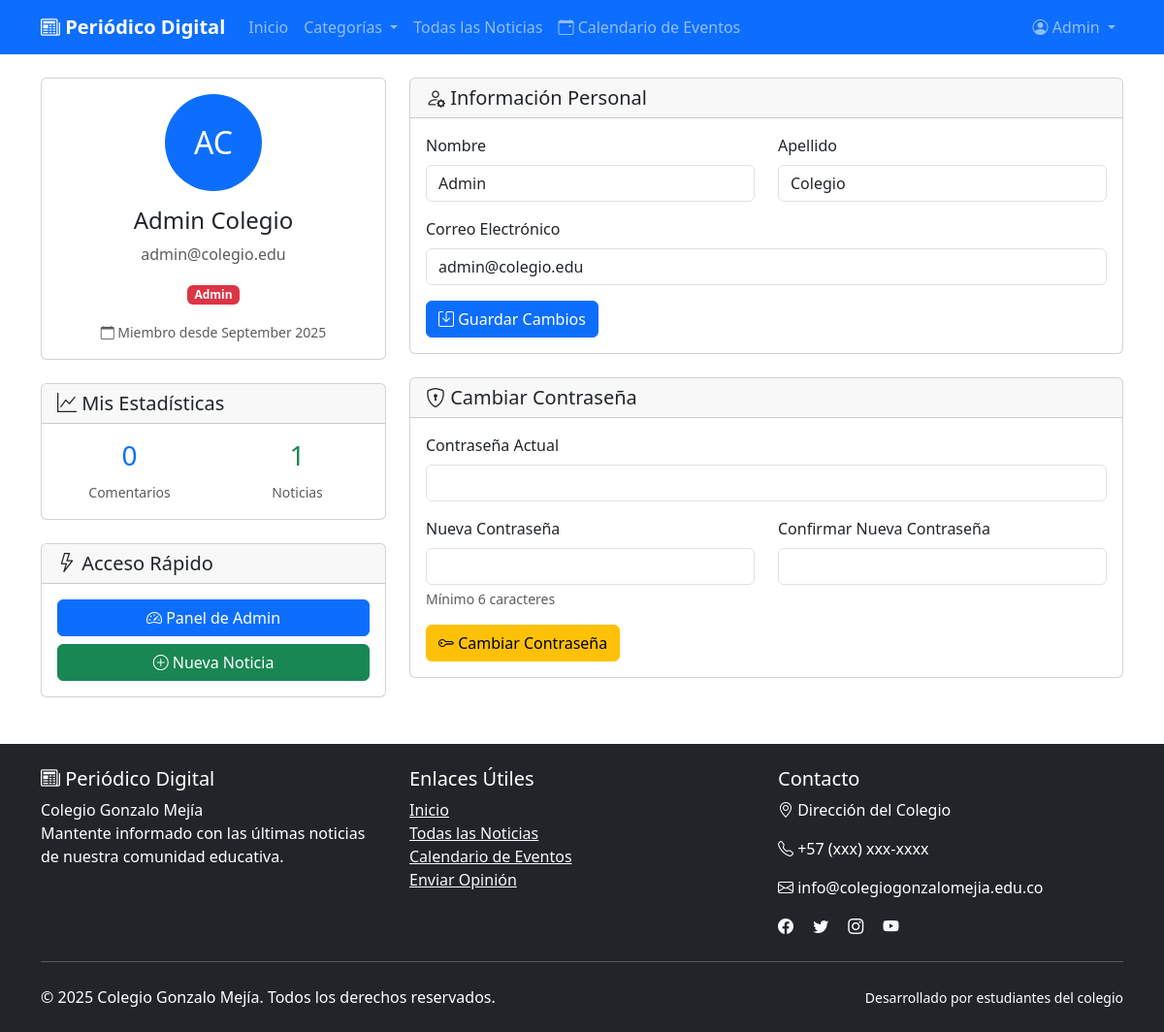
Page /vistas/perfil.php (signed in) on the committed database.
### tables this page shows
CREATE TABLE IF NOT EXISTS usuarios (
    id INT AUTO_INCREMENT PRIMARY KEY,
    nombre VARCHAR(100) NOT NULL,
    apellido VARCHAR(100) NOT NULL,
    correo_electronico VARCHAR(150) UNIQUE NOT NULL,
    contrasena_hash VARCHAR(255) NOT NULL,  
    tipo_usuario ENUM('invitado', 'miembro', 'redactor', 'admin') DEFAULT 'invitado',
    fecha_registro TIMESTAMP DEFAULT CURRENT_TIMESTAMP,
    activo BOOLEAN DEFAULT TRUE
);

### vistas/perfil.php (the view, shortened to what this page needs)
<?php
include_once '../includes/header.php';
include_once '../includes/conexion.php';
include_once '../includes/navbar.php';
$sql_usuario = "SELECT * FROM usuarios WHERE id = ?";
$stmt_usuario = mysqli_prepare($conexion, $sql_usuario);
mysqli_stmt_bind_param($stmt_usuario, "i", $_SESSION['usuario_id']);
mysqli_stmt_execute($stmt_usuario);
$resultado_usuario = mysqli_stmt_get_result($stmt_usuario);
$usuario = mysqli_fetch_assoc($resultado_usuario);
$sql_stats = "SELECT
    (SELECT COUNT(*) FROM comentarios WHERE id_usuario = ? AND activo = TRUE) as comentarios_realizados,
    (SELECT COUNT(*) FROM noticias WHERE id_autor = ? AND activa = TRUE) as noticias_publicadas";
$stmt_stats = mysqli_prepare($conexion, $sql_stats);
mysqli_stmt_bind_param($stmt_stats, "ii", $_SESSION['usuario_id'], $_SESSION['usuario_id']);
mysqli_stmt_execute($stmt_stats);
$resultado_stats = mysqli_stmt_get_result($stmt_stats);
$stats = mysqli_fetch_assoc($resultado_stats);
?>
<div class="container mt-4">
    <div class="row">
        <div class="col-md-4">
            <div class="card mb-4">
                <div class="card-body text-center">
                    <div class="mb-3">
                        <div class="rounded-circle bg-primary text-white d-inline-flex align-items-center justify-content-center"
                             style="width: 100px; height: 100px; font-size: 2rem;">
                            <?php echo strtoupper(substr($usuario['nombre'], 0, 1) . substr($usuario['apellido'], 0, 1)); ?>
                        </div>
                    </div>
                    <h4><?php echo htmlspecialchars($usuario['nombre'] . ' ' . $usuario['apellido']); ?></h4>
                    <p class="text-muted"><?php echo htmlspecialchars($usuario['correo_electronico']); ?></p>
                    <?php
                    $badge_class = [
                        'admin' => 'bg-danger',
                        'redactor' => 'bg-warning',
                        'miembro' => 'bg-success',
                        'invitado' => 'bg-secondary'
                    ];
                    $clase = $badge_class[$usuario['tipo_usuario']] ?? 'bg-secondary';
                    ?>
                    <span class="badge <?php echo $clase; ?> mb-3">
                        <?php echo ucfirst($usuario['tipo_usuario']); ?>
                    </span>
                    <div class="text-muted">
                        <small><i class="bi bi-calendar"></i> Miembro desde <?php echo date('F Y', strtotime($usuario['fecha_registro'])); ?></small>
                    </div>
                </div>
            </div>
            <div class="card mb-4">
                <div class="card-header">
                    <h5 class="mb-0"><i class="bi bi-graph-up"></i> Mis Estadísticas</h5>
                </div>
                <div class="card-body">
                    <div class="row text-center">
                        <div class="col-6">
                            <h3 class="text-primary"><?php echo $stats['comentarios_realizados']; ?></h3>
                            <small class="text-muted">Comentarios</small>
                        </div>
                        <div class="col-6">
                            <h3 class="text-success"><?php echo $stats['noticias_publicadas']; ?></h3>
                            <small class="text-muted">Noticias</small>
                        </div>
                    </div>
                </div>
            </div>
            <?php if ($usuario['tipo_usuario'] == 'admin' || $usuario['tipo_usuario'] == 'redactor'): ?>
                <div class="card">
                    <div class="card-header">
                        <h5 class="mb-0"><i class="bi bi-lightning"></i> Acceso Rápido</h5>
                    </div>
                    <div class="card-body">
                        <div class="d-grid gap-2">
                            <a href="admin/dashboard.php" class="btn btn-primary">
                                <i class="bi bi-speedometer2"></i> Panel de Admin
                            </a>
                            <a href="admin/crear_noticia.php" class="btn btn-success">
                                <i class="bi bi-plus-circle"></i> Nueva Noticia
                            </a>
                        </div>
                    </div>
                </div>
            <?php endif; ?>
        </div>
        <div class="col-md-8">
            <div class="card mb-4">
                <div class="card-header">
                    <h5 class="mb-0"><i class="bi bi-person-gear"></i> Información Personal</h5>
                </div>
                <div class="card-body">
                    <form method="POST">
                        <div class="row">
                            <div class="col-md-6 mb-3">
                                <label for="nombre" class="form-label">Nombre</label>
                                <input type="text" class="form-control" id="nombre" name="nombre"
                                       value="<?php echo htmlspecialchars($usuario['nombre']); ?>" required>
                            </div>
                            <div class="col-md-6 mb-3">
                                <label for="apellido" class="form-label">Apellido</label>
                                <input type="text" class="form-control" id="apellido" name="apellido"
                                       value="<?php echo htmlspecialchars($usuario['apellido']); ?>" required>
                            </div>
                        </div>
                        <div class="mb-3">
                            <label for="correo" class="form-label">Correo Electrónico</label>
                            <input type="email" class="form-control" id="correo" name="correo"
                                   value="<?php echo htmlspecialchars($usuario['correo_electronico']); ?>" required>
                        </div>
                        <button type="submit" class="btn btn-primary">
                            <i class="bi bi-save"></i> Guardar Cambios
                        </button>
                    </form>
                </div>
            </div>
            <div class="card">
                <div class="card-header">
                    <h5 class="mb-0"><i class="bi bi-shield-lock"></i> Cambiar Contraseña</h5>
                </div>
                <div class="card-body">
                    <form method="POST">
                        <div class="mb-3">
                            <label for="contrasena_actual" class="form-label">Contraseña Actual</label>
                            <input type="password" class="form-control" id="contrasena_actual" name="contrasena_actual" required>
                        </div>
                        <div class="row">
                            <div class="col-md-6 mb-3">
                                <label for="nueva_contrasena" class="form-label">Nueva Contraseña</label>
                                <input type="password" class="form-control" id="nueva_contrasena" name="nueva_contrasena"
                                       minlength="6" required>
                                <div class="form-text">Mínimo 6 caracteres</div>
                            </div>
                            <div class="col-md-6 mb-3">
                                <label for="confirmar_contrasena" class="form-label">Confirmar Nueva Contraseña</label>
                                <input type="password" class="form-control" id="confirmar_contrasena" name="confirmar_contrasena"
                                       minlength="6" required>
                            </div>
                        </div>
                        <button type="submit" class="btn btn-warning">
                            <i class="bi bi-key"></i> Cambiar Contraseña
                        </button>
                    </form>
                </div>
            </div>
        </div>
    </div>
</div>
<?php include_once '../includes/footer.php'; ?>

### rows in the picture
usuarios: nombre+apellido "AC", nombre+apellido "Admin Colegio", correo_electronico "admin@colegio.edu", tipo_usuario "Admin", fecha_registro "September 2025", nombre "Admin", apellido "Colegio", correo "admin@colegio.edu"

### other values in the picture
$_SESSION['usuario_nombre'] "Admin"
$stats['comentarios_realizados'] "0"
$stats['noticias_publicadas'] "1"
